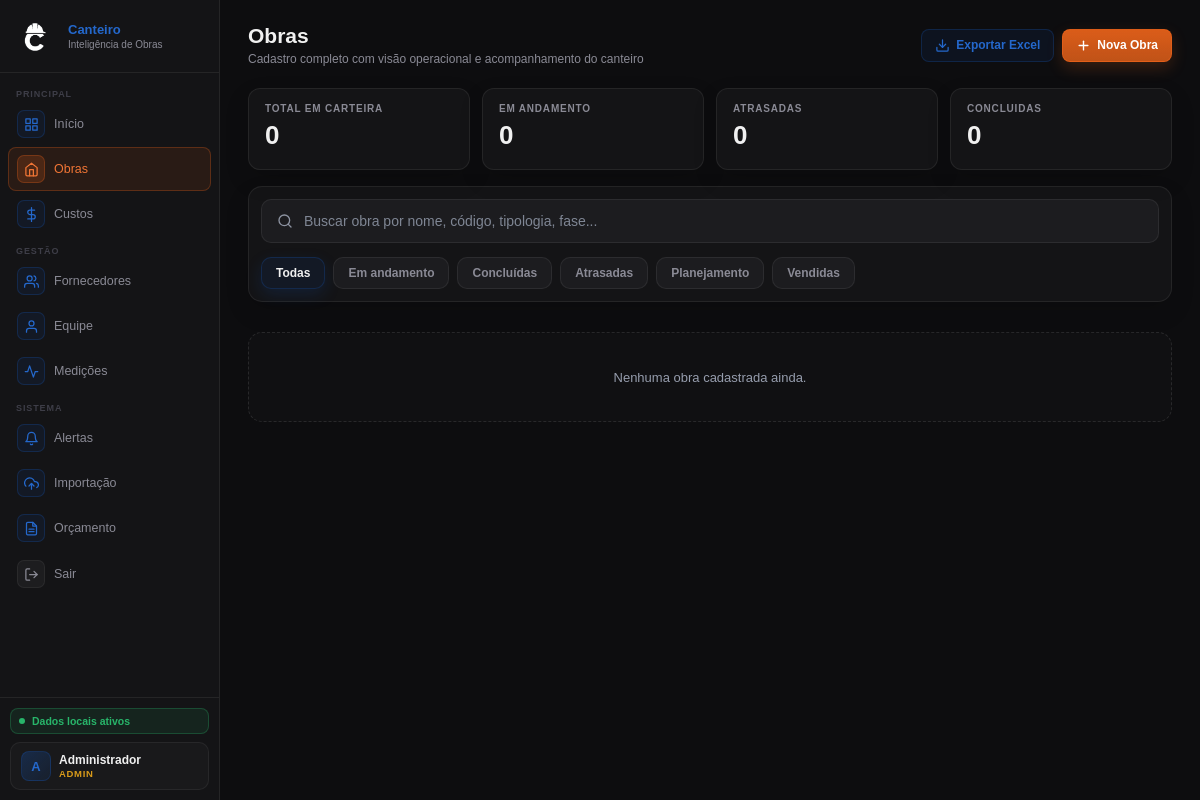
The app's page /obras (signed in), older data.
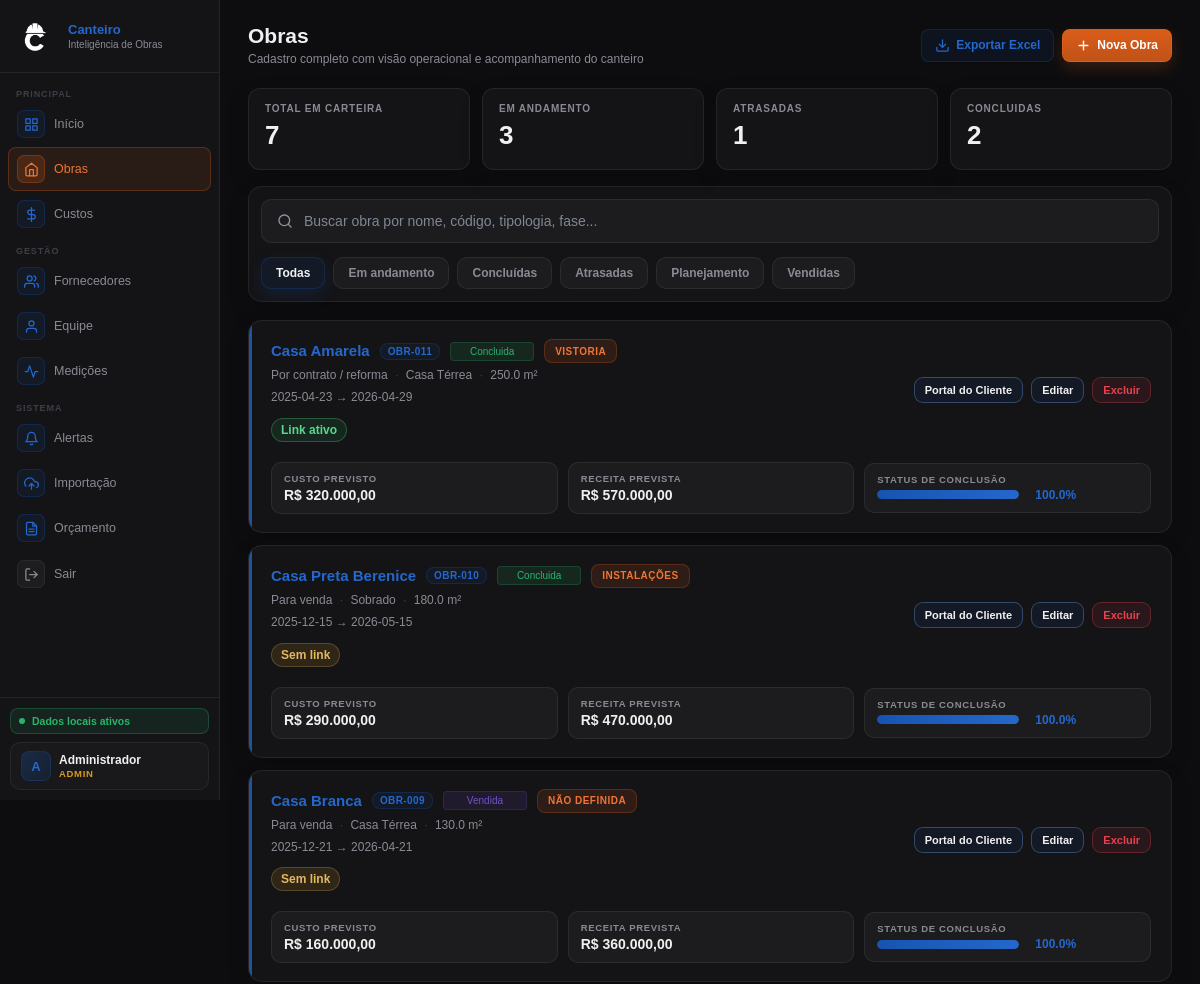
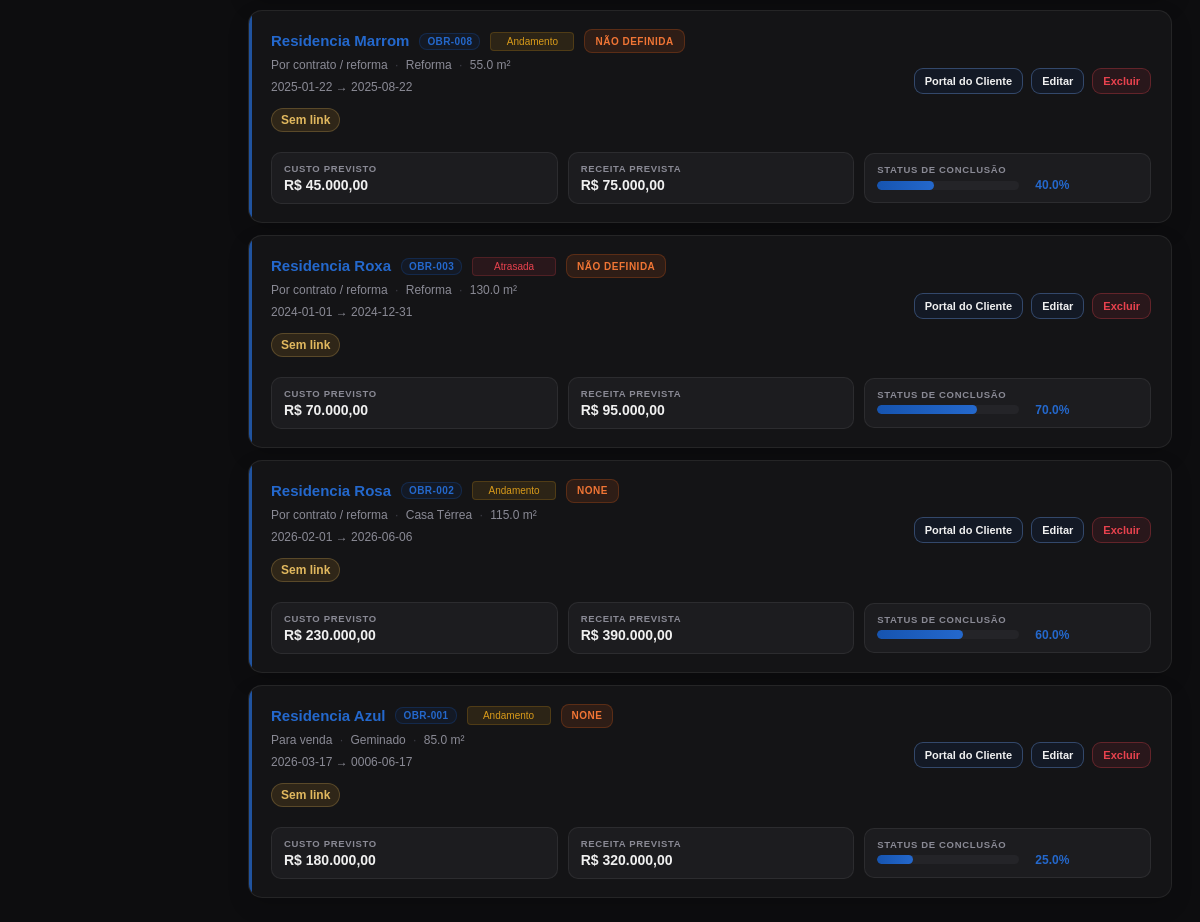
The same page, newer data (2 pictures, top to bottom).
### tables this page shows
CREATE TABLE obras (
    id INTEGER PRIMARY KEY AUTOINCREMENT,
    codigo TEXT NOT NULL UNIQUE,
    nome TEXT NOT NULL,
    endereco TEXT,
    tipologia TEXT,
    area_m2 REAL,
    data_inicio TEXT,
    data_fim_prevista TEXT,
    orcamento REAL DEFAULT 0,
    receita_total REAL DEFAULT 0,
    progresso_percentual REAL DEFAULT 0,
    status TEXT NOT NULL DEFAULT 'planejamento',
    criado_em TIMESTAMP DEFAULT CURRENT_TIMESTAMP
, tipo_obra TEXT NOT NULL DEFAULT 'contrato', token_publico TEXT, fase_obra TEXT, observacao_responsavel TEXT, foto_capa TEXT);

### routes/obras_routes.py (the view)
@obras_bp.route("/obras")
def obras():
    if not usuario_logado() or not eh_leitura():
        return redirect(url_for("auth_bp.login"))
    filtros = obter_filtros_obras()
    lista_obras = buscar_obras_filtradas(busca=filtros["busca"], status=filtros["status"])
    proximo_codigo = gerar_codigo_obra()
    return render_template(
        "obras.html",
        obras=lista_obras,
        proximo_codigo=proximo_codigo,
        filtro_busca=filtros["busca"],
        filtro_status=filtros["status"]
    )

### templates/obras.html (shortened to what this page needs)
{% extends "base.html" %}
{% block content %}
<div class="hdr">
    <div>
        <h1>Obras</h1>
        <p>Cadastro completo com visão operacional e acompanhamento do canteiro</p>
    </div>
    <div class="hdr-right">
        <a id="linkExportarObras"
            href="{{ url_for('obras_bp.obras_exportar', busca=filtro_busca, status=filtro_status) }}"
            class="btn btn-success">
            <svg width="15" height="15" viewBox="0 0 24 24" fill="none" stroke="currentColor" stroke-width="2"
                stroke-linecap="round" stroke-linejoin="round">
                <path d="M21 15v4a2 2 0 0 1-2 2H5a2 2 0 0 1-2-2v-4" />
                <polyline points="7 10 12 15 17 10" />
                <line x1="12" y1="15" x2="12" y2="3" />
            </svg>
            Exportar Excel
        </a>
        {% if eh_gestor() %}
        <button class="btn btn-primary" onclick="abrirModalObra()">
            <svg width="15" height="15" viewBox="0 0 24 24" fill="none" stroke="currentColor" stroke-width="2.2"
                stroke-linecap="round" stroke-linejoin="round">
                <line x1="12" y1="5" x2="12" y2="19" />
                <line x1="5" y1="12" x2="19" y2="12" />
            </svg>
            Nova Obra
        </button>
        {% endif %}
    </div>
</div>
<div class="obras-summary-strip">
    <div class="obras-summary-card">
        <span>Total em carteira</span>
        <strong>{{ obras|length }}</strong>
    </div>
    <div class="obras-summary-card">
        <span>Em andamento</span>
        <strong>{{ obras|selectattr('status', 'equalto', 'andamento')|list|length }}</strong>
    </div>
    <div class="obras-summary-card">
        <span>Atrasadas</span>
        <strong>{{ obras|selectattr('status', 'equalto', 'atrasada')|list|length }}</strong>
    </div>
    <div class="obras-summary-card">
        <span>Concluidas</span>
        <strong>{{ obras|selectattr('status', 'equalto', 'concluida')|list|length }}</strong>
    </div>
</div>
<div class="obras-toolbar obras-toolbar--saas">
    <div class="obras-search-wrap">
        <span class="obras-search-icon obras-search-icon--svg">
        </span>
        <input type="text" id="obraSearch" class="obras-search-input"
            placeholder="Buscar obra por nome, código, tipologia, fase..." value="{{ filtro_busca or '' }}">
    </div>
    <div class="obras-status-chips" id="obrasStatusChips">
        <button type="button" class="obra-chip {% if not filtro_status or filtro_status == 'todas' %}active{% endif %}"
            data-status="todas">Todas</button>
        <button type="button" class="obra-chip {% if filtro_status == 'andamento' %}active{% endif %}"
            data-status="andamento">Em andamento</button>
        <button type="button" class="obra-chip {% if filtro_status == 'concluida' %}active{% endif %}"
            data-status="concluida">Concluídas</button>
        <button type="button" class="obra-chip {% if filtro_status == 'atrasada' %}active{% endif %}"
            data-status="atrasada">Atrasadas</button>
        <button type="button" class="obra-chip {% if filtro_status == 'planejamento' %}active{% endif %}"
            data-status="planejamento">Planejamento</button>
        <button type="button" class="obra-chip {% if filtro_status == 'vendida' %}active{% endif %}"
            data-status="vendida">Vendidas</button>
    </div>
</div>
<div class="obras-cards" id="obrasCards">
    {% for obra in obras %}
    {% set fase_atual = obra.fase_obra if obra.fase_obra is defined and obra.fase_obra else 'Não definida' %}
    {% set observacao_canteiro = obra.observacao_responsavel if obra.observacao_responsavel is defined and
    obra.observacao_responsavel else '' %}
    {% set portal_ativo = obra.token_publico if obra.token_publico is defined and obra.token_publico else '' %}
    <div class="obra-card" data-status="{{ obra.status or '' }}"
        data-search="{{ (obra.codigo or '')|lower }} {{ (obra.nome or '')|lower }} {{ (obra.tipologia or '')|lower }} {{ (obra.endereco or '')|lower }} {{ (obra.tipo_obra or '')|lower }} {{ (fase_atual or '')|lower }} {{ (observacao_canteiro or '')|lower }}">
        <div class="obra-card-main">
            <div class="obra-card-identity">
                <div class="obra-card-title-row">
                    <a href="{{ url_for('obras_bp.obra_detalhes', codigo=obra.codigo) }}" class="obra-card-nome">
                        {{ obra.nome }}
                    </a>
                    <span class="obra-card-codigo">{{ obra.codigo }}</span>
                    <span class="badge {{ obra.status }}">{{ obra.status }}</span>
                    <span class="obra-fase-pill">{{ fase_atual }}</span>
                </div>
                <div class="obra-card-subtitle">
                    <span>{{ formatar_tipo_obra(obra.tipo_obra) }}</span>
                    {% if obra.tipologia %}<span class="obra-card-dot">·</span><span>{{ obra.tipologia }}</span>{% endif
                    %}
                    {% if obra.area_m2 %}<span class="obra-card-dot">·</span><span>{{ obra.area_m2 }} m²</span>{% endif
                    %}
                </div>
                <div class="obra-card-timeline">
                    {{ obra.data_inicio or "Início livre" }} → {{ obra.data_fim_prevista or "Fim livre" }}
                </div>
                <div class="obra-card-canteiro-meta">
                    <strong
                        class="obra-portal-status {% if portal_ativo %}obra-portal-status--active{% else %}obra-portal-status--empty{% endif %}">
                        {% if portal_ativo %}Link ativo{% else %}Sem link{% endif %}
                    </strong>
                </div>
            </div>
            <div class="obra-card-kpis">
                <div class="obra-kv">
                    <div class="obra-kv-label">Custo previsto</div>
                    <div class="obra-kv-value">{{ formatar_moeda(obra.orcamento) }}</div>
                </div>
                <div class="obra-kv">
                    <div class="obra-kv-label">Receita prevista</div>
                    <div class="obra-kv-value">{{ formatar_moeda(obra.receita_total) }}</div>
                </div>
                <div class="obra-kv obra-kv--progress">
                    <div class="obra-kv-label">Status de conclusão</div>
                    <div class="obra-kv-progress-row">
                        <div class="progress-bar-bg obra-progress-wide">
                            <div class="progress-bar-fill progress-dinamica"
                                data-width="{{ obra.progresso_percentual or 0 }}"></div>
                        </div>
                        <span class="obra-kv-pct">{{ obra.progresso_percentual or 0 }}%</span>
                    </div>
                </div>
            </div>
            <div class="obra-card-actions">
                <a href="{{ url_for('obras_bp.obra_detalhe', codigo=obra.codigo) }}" class="btn btn-small btn-ghost">
                    Portal do Cliente
                </a>
                {% if eh_gestor() %}
                <button class="btn btn-small" type="button"
                    onclick="abrirModalEditarObra('{{ obra.id }}')">Editar</button>
                {% endif %}
                {% if eh_admin() %}
                <form method="POST" action="{{ url_for('obras_bp.excluir_obra', obra_id=obra.id) }}"
                    onsubmit="return confirm('Deseja realmente excluir esta obra?');" style="margin:0;">
                    <button type="submit" class="btn btn-small btn-danger">Excluir</button>
                </form>
                {% endif %}
            </div>
        </div>
    </div>
    {% else %}
    <div class="obras-empty-state">Nenhuma obra cadastrada ainda.</div>
    {% endfor %}
</div>
{% endblock %}

### templates/base.html (shortened to what this page needs)
<!doctype html>
<html lang="pt-BR">
<head>
  <link rel="stylesheet" href="{{ url_for('static', filename='css/style.css') }}" />
</head>
<body>
  {% if session.get('usuario_id') %}
  <div class="shell">
    <aside class="sidebar">
      <div class="logo">
        <div class="logo-icon logo-icon-img">
          <img src="{{ url_for('static', filename='img/logoBranca.png') }}" alt="Logo Central de Obras">
        </div>
        <div class="logo-text">
          <div class="logo-title">Canteiro</div>
          <div class="logo-sub">Inteligência de
            Obras</div>
        </div>
      </div>
      <nav class="nav">
        <div class="nav-lbl">Principal</div>
        <a class="nav-item {% if request.endpoint == 'dashboard_bp.dashboard' %}active{% endif %}"
          href="{{ url_for('dashboard_bp.dashboard') }}" data-spa>
          <span class="nav-ico">
            <svg width="15" height="15" viewBox="0 0 24 24" fill="none" stroke="currentColor" stroke-width="2"
              stroke-linecap="round" stroke-linejoin="round">
              <rect x="3" y="3" width="7" height="7" />
              <rect x="14" y="3" width="7" height="7" />
              <rect x="14" y="14" width="7" height="7" />
              <rect x="3" y="14" width="7" height="7" />
            </svg>
          </span>
          <span>Início</span>
        </a>
        <a class="nav-item {% if request.endpoint == 'obras_bp.obras' %}active{% endif %}"
          href="{{ url_for('obras_bp.obras') }}" data-spa>
          <span class="nav-ico">
            <svg width="15" height="15" viewBox="0 0 24 24" fill="none" stroke="currentColor" stroke-width="2"
              stroke-linecap="round" stroke-linejoin="round">
              <path d="M3 9l9-7 9 7v11a2 2 0 0 1-2 2H5a2 2 0 0 1-2-2z" />
              <polyline points="9 22 9 12 15 12 15 22" />
            </svg>
          </span>
          <span>Obras</span>
        </a>
        <a class="nav-item {% if request.endpoint == 'custos_bp.custos' %}active{% endif %}"
          href="{{ url_for('custos_bp.custos') }}" data-spa>
          <span class="nav-ico">
            <svg width="15" height="15" viewBox="0 0 24 24" fill="none" stroke="currentColor" stroke-width="2"
              stroke-linecap="round" stroke-linejoin="round">
              <line x1="12" y1="1" x2="12" y2="23" />
              <path d="M17 5H9.5a3.5 3.5 0 0 0 0 7h5a3.5 3.5 0 0 1 0 7H6" />
            </svg>
          </span>
          <span>Custos</span>
        </a>
        <div class="nav-lbl">Gestão</div>
        <a class="nav-item {% if request.endpoint == 'fornecedores_bp.fornecedores' %}active{% endif %}"
          href="{{ url_for('fornecedores_bp.fornecedores') }}" data-spa>
          <span class="nav-ico">
            <svg width="15" height="15" viewBox="0 0 24 24" fill="none" stroke="currentColor" stroke-width="2"
              stroke-linecap="round" stroke-linejoin="round">
              <path d="M17 21v-2a4 4 0 0 0-4-4H5a4 4 0 0 0-4 4v2" />
              <circle cx="9" cy="7" r="4" />
              <path d="M23 21v-2a4 4 0 0 0-3-3.87" />
              <path d="M16 3.13a4 4 0 0 1 0 7.75" />
            </svg>
          </span>
          <span>Fornecedores</span>
        </a>
        <a class="nav-item {% if request.endpoint == 'equipe_bp.equipe' %}active{% endif %}"
          href="{{ url_for('equipe_bp.equipe') }}" data-spa>
          <span class="nav-ico">
            <svg width="15" height="15" viewBox="0 0 24 24" fill="none" stroke="currentColor" stroke-width="2"
              stroke-linecap="round" stroke-linejoin="round">
              <path d="M20 21v-2a4 4 0 0 0-4-4H8a4 4 0 0 0-4 4v2" />
              <circle cx="12" cy="7" r="4" />
            </svg>
          </span>
          <span>Equipe</span>
        </a>
        <a class="nav-item {% if request.endpoint == 'medicoes_bp.medicoes' %}active{% endif %}"
          href="{{ url_for('medicoes_bp.medicoes') }}" data-spa>
          <span class="nav-ico">
            <svg width="15" height="15" viewBox="0 0 24 24" fill="none" stroke="currentColor" stroke-width="2"
              stroke-linecap="round" stroke-linejoin="round">
              <polyline points="22 12 18 12 15 21 9 3 6 12 2 12" />
            </svg>
          </span>
          <span>Medições</span>
        </a>
        <div class="nav-lbl">Sistema</div>
        <a class="nav-item {% if request.endpoint == 'dashboard_bp.alertas' %}active{% endif %}"
          href="{{ url_for('dashboard_bp.alertas') }}" data-spa>
          <span class="nav-ico">
            <svg width="15" height="15" viewBox="0 0 24 24" fill="none" stroke="currentColor" stroke-width="2"
              stroke-linecap="round" stroke-linejoin="round">
              <path d="M18 8A6 6 0 0 0 6 8c0 7-3 9-3 9h18s-3-2-3-9" />
              <path d="M13.73 21a2 2 0 0 1-3.46 0" />
            </svg>
          </span>
          <span>Alertas</span>
        </a>
        <a class="nav-item {% if request.endpoint == 'importacao_bp.importacao' %}active{% endif %}"
          href="{{ url_for('importacao_bp.importacao') }}" data-spa>
          <span class="nav-ico">
            <svg width="15" height="15" viewBox="0 0 24 24" fill="none" stroke="currentColor" stroke-width="2"
              stroke-linecap="round" stroke-linejoin="round">
              <polyline points="16 16 12 12 8 16" />
              <line x1="12" y1="12" x2="12" y2="21" />
              <path d="M20.39 18.39A5 5 0 0 0 18 9h-1.26A8 8 0 1 0 3 16.3" />
            </svg>
          </span>
          <span>Importação</span>
        </a>
        <a class="nav-item {% if request.endpoint == 'importacao_bp.orcamento_importado' %}active{% endif %}"
          href="{{ url_for('importacao_bp.orcamento_importado') }}" data-spa>
          <span class="nav-ico">
          </span>
          <span>Orçamento</span>
        </a>
        <a class="nav-item nav-item--logout" href="{{ url_for('auth_bp.logout') }}">
          <span class="nav-ico">
            <svg width="15" height="15" viewBox="0 0 24 24" fill="none" stroke="currentColor" stroke-width="2"
              stroke-linecap="round" stroke-linejoin="round">
              <path d="M9 21H5a2 2 0 0 1-2-2V5a2 2 0 0 1 2-2h4" />
              <polyline points="16 17 21 12 16 7" />
              <line x1="21" y1="12" x2="9" y2="12" />
            </svg>
          </span>
          <span>Sair</span>
        </a>
      </nav>
      <div class="sidebar-foot">
        <div class="sync-badge">
          <div class="pulse"></div>
          <div class="sync-text">Dados locais ativos</div>
        </div>
        <div class="user-badge">
          <div class="user-badge-avatar">{{ session.get('usuario_nome', 'U')[0] | upper }}</div>
          <div class="user-badge-info">
            <div class="user-badge-name">{{ session.get('usuario_nome', 'Usuário') }}</div>
            <div class="user-badge-role">{{ usuario_perfil() or 'sem perfil' }}</div>
          </div>
        </div>
      </div>
    </aside>
    <main class="main" id="spa-main">
      {% block content %}{% endblock %}
    </main>
  </div>
  {% else %}
  {% block auth_content %}{% endblock %}
  {% endif %}
</body>
</html>

Row changes from the older to the newer data that the page shows:
added obras: nome "Casa Amarela", codigo "OBR-011", status "Concluida", fase_obra "VISTORIA", tipo_obra "Por contrato / reforma", tipologia "Casa Térrea", area_m2 "250.0", data_inicio "2025-04-23", data_fim_prevista "2026-04-29", token_publico "Link ativo", orcamento "R$ 320.000,00", receita_total "R$ 570.000,00", progresso_percentual "100.0"
added obras: nome "Casa Preta Berenice", codigo "OBR-010", status "Concluida", fase_obra "INSTALAÇÕES", tipo_obra "Para venda", tipologia "Sobrado", area_m2 "180.0", data_inicio "2025-12-15", data_fim_prevista "2026-05-15", shows "Sem link", orcamento "R$ 290.000,00", receita_total "R$ 470.000,00", progresso_percentual "100.0"
added obras: nome "Casa Branca", codigo "OBR-009", status "Vendida", fase_atual "NÃO DEFINIDA", tipo_obra "Para venda", tipologia "Casa Térrea", area_m2 "130.0", data_inicio "2025-12-21", data_fim_prevista "2026-04-21", shows "Sem link", orcamento "R$ 160.000,00", receita_total "R$ 360.000,00", progresso_percentual "100.0"
added obras: nome "Residencia Marrom", codigo "OBR-008", status "Andamento", fase_atual "NÃO DEFINIDA", tipo_obra "Por contrato / reforma", tipologia "Reforma", area_m2 "55.0", data_inicio "2025-01-22", data_fim_prevista "2025-08-22", shows "Sem link", orcamento "R$ 45.000,00", receita_total "R$ 75.000,00", progresso_percentual "40.0"
added obras: nome "Residencia Roxa", codigo "OBR-003", status "Atrasada", fase_atual "NÃO DEFINIDA", tipo_obra "Por contrato / reforma", tipologia "Reforma", area_m2 "130.0", data_inicio "2024-01-01", data_fim_prevista "2024-12-31", shows "Sem link", orcamento "R$ 70.000,00", receita_total "R$ 95.000,00", progresso_percentual "70.0"
added obras: nome "Residencia Rosa", codigo "OBR-002", status "Andamento", fase_obra "NONE", tipo_obra "Por contrato / reforma", tipologia "Casa Térrea", area_m2 "115.0", data_inicio "2026-02-01", data_fim_prevista "2026-06-06", shows "Sem link", orcamento "R$ 230.000,00", receita_total "R$ 390.000,00", progresso_percentual "60.0"
added obras: nome "Residencia Azul", codigo "OBR-001", status "Andamento", fase_obra "NONE", tipo_obra "Para venda", tipologia "Geminado", area_m2 "85.0", data_inicio "2026-03-17", data_fim_prevista "0006-06-17", shows "Sem link", orcamento "R$ 180.000,00", receita_total "R$ 320.000,00", progresso_percentual "25.0"
Text that changed along with them:
{{ obras|length }}: "0" → "7"
{{ obras|selectattr('status', 'equalto', 'andamento')|list|length }}: "0" → "3"
{{ obras|selectattr('status', 'equalto', 'atrasada')|list|length }}: "0" → "1"
{{ obras|selectattr('status', 'equalto', 'concluida')|list|length }}: "0" → "2"
text no longer shown: "Nenhuma obra cadastrada ainda."
